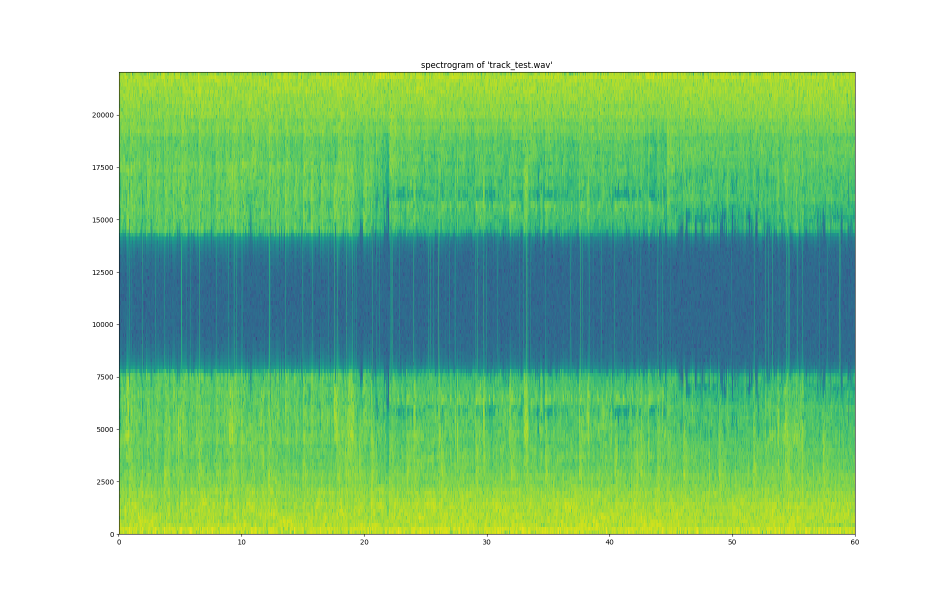
#> input picture spectrogram.png, 1900 x 1200 px, given as the content of the folder tango/, which was not available (shown at 1/2 size)
$ python first_test_scikit.py   (Python 2 division)
#> lines starting #> are read from the running program, lines starting #| are printed output that depends on the picture; pictures that were not available may be replaced by others from this repository, and a replacement may not be noted
import os
import cPickle
from random import shuffle
import matplotlib.pyplot as plt
import matplotlib.image as mpimg
import numpy as np
import time

from sklearn import datasets, svm, metrics
from sklearn.datasets import load_sample_image
from sklearn.linear_model import LinearRegression
from sklearn.neighbors import KNeighborsClassifier
from sklearn.ensemble import RandomForestClassifier
from sklearn.ensemble import ExtraTreesClassifier
from sklearn.tree import DecisionTreeClassifier

def crop_grayscale_flatten_conversion(image_to_convert):
	cropped_image = image_to_convert[228:710, 244:1410]

	conversion_array = get_conversion_grayscale(image_to_convert)
	greyscale_cropped_image = rgb2gray(cropped_image, conversion_array)
	data = greyscale_cropped_image
	data = np.asarray(data)
	data = data.reshape((1, -1))
	return data

def crop_grayscale_flatten_conversion_compressed(image_to_convert):
	cropped_image = image_to_convert[228:710, 244:1410]

	conversion_array = get_conversion_grayscale(image_to_convert)
	greyscale_cropped_image = rgb2gray(cropped_image, conversion_array)
	original_size_for_normalization = greyscale_cropped_image.shape[1]
	greyscale_cropped_image = np.sum(greyscale_cropped_image, axis=1)
	greyscale_cropped_image = greyscale_cropped_image/original_size_for_normalization
	data = greyscale_cropped_image
	data = np.asarray(data)
	data = data.reshape((1, -1))
	return data

def get_conversion_grayscale(new_image):
	a = np.array([new_image[148][1515][:3], new_image[606][1515][:3], new_image[1065][1515][:3]])
	b = np.array([1, 0.5, 0])
	x = np.linalg.solve(a, b)
	return x

def convert_to_greyscale(cropped_image, conversion_array):
	# converted_cropped_image = np.zeros(shape=(1,1166))
	print cropped_image.shape
	converted_cropped_image = np.random.rand(cropped_image.shape[0], cropped_image.shape[1])
	line_counter = 0
	row_counter = 0
	for line in cropped_image:
		row_counter = 0
		for pixel in line:
			new_pixel = pixel[0]*conversion_array[0] + pixel[1]*conversion_array[1] + pixel[2]*conversion_array[2]
			new_pixel = int(new_pixel*255)
			converted_cropped_image[line_counter][row_counter] = new_pixel
			row_counter = row_counter + 1
		line_counter = line_counter + 1

	return converted_cropped_image

def rgb2gray(cropped_image, conversion_array):

    r, g, b = cropped_image[:,:,0], cropped_image[:,:,1], cropped_image[:,:,2]
    gray = conversion_array[0] * r + conversion_array[1] * g + conversion_array[2] * b

    return gray

start_time = time.time()

number_of_samples = 200 #number oof samples for EACH CLASS!
precentage_of_learning = 0.75

data_target = []
data = []
learning_data =[]
target_data =[]
testing_data =[]
testing_target_data =[]
spectrogram_log = []

int_code = 0
folder_name = 'tango'
files = os.listdir(folder_name + '/')
for file in files:
	if file.startswith('.') or '.png' not in file:
		del files[files.index(file)]

amount_done = 0
for image in files[:number_of_samples]:
	new_image = mpimg.imread(folder_name + '/' + image)
#> new_image is the input picture: shape (1200, 1900, 4) float32; mean R, G, B, A 0.614, 0.813, 0.643, 1
	cropped_image = new_image[228:710, 244:1410]
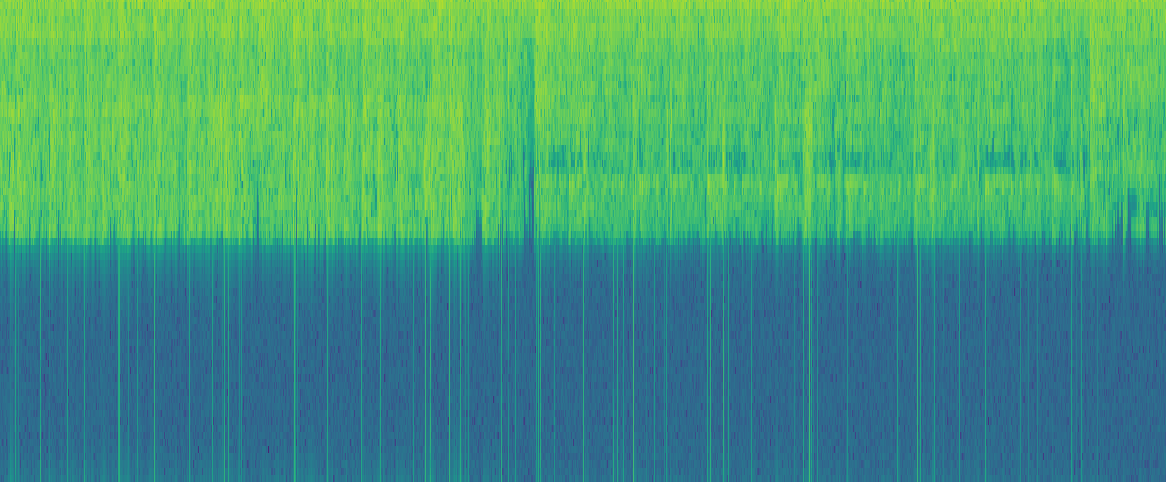
#> cropped_image: shape (482, 1166, 4) float32; mean R, G, B, A 0.268, 0.608, 0.469, 1
	# cropped_image = new_image[610:710, 1310:1410]

	conversion_array = get_conversion_grayscale(new_image)
#> in get_conversion_grayscale, `a = np.array([new_image[148][1515][:3], new_image[606][1515][:3], new_..`: a = [[0.678, 0.863, 0.188], [0.184, 0.416, 0.553], [0.78, 0.878, 0.122]]
#> in get_conversion_grayscale, `x = np.linalg.solve(a, b)`: x = [-14.93, 13.9, -4.57]
#> conversion_array = [-14.93, 13.9, -4.57]
	greyscale_cropped_image = rgb2gray(cropped_image, conversion_array)
#> in rgb2gray, `r, g, b = cropped_image[:,:,0], cropped_image[:,:,1], cropped_image[:,..`:
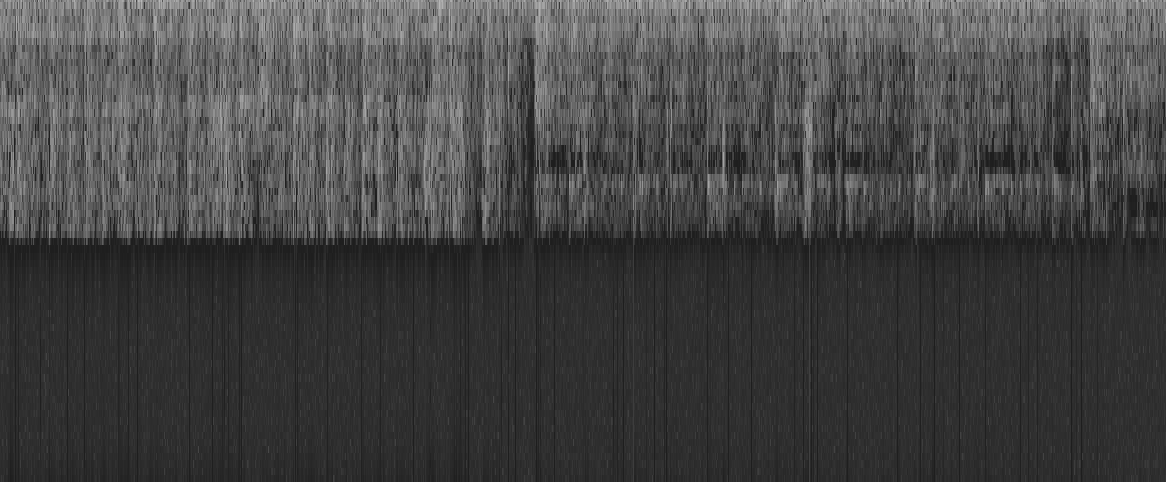
#> r: shape (482, 1166) float32; min 0.118, max 0.718, mean 0.267
#> in rgb2gray, `r, g, b = cropped_image[:,:,0], cropped_image[:,:,1], cropped_image[:,..`:
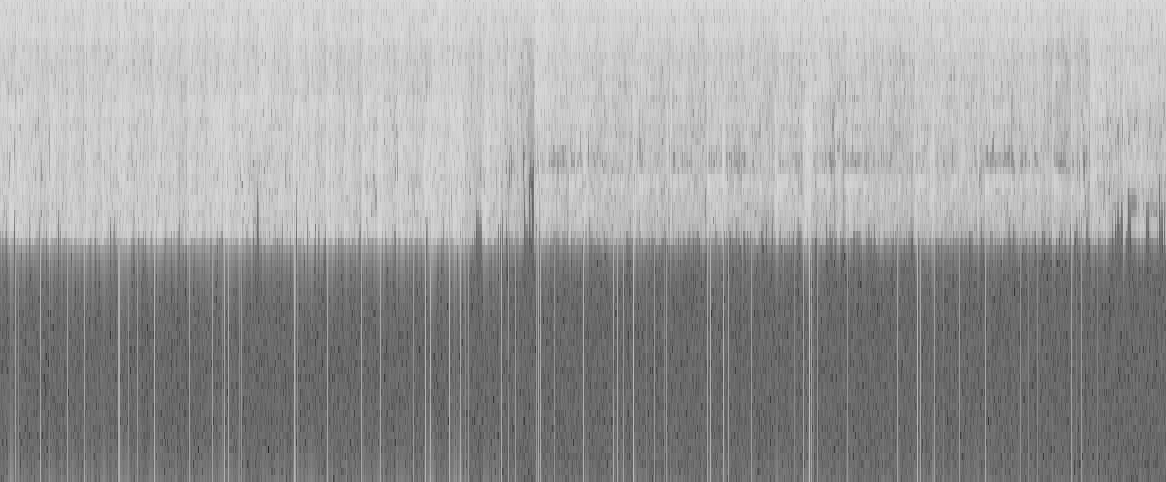
#> g: shape (482, 1166) float32; min 0.137, max 0.867, mean 0.608
#> in rgb2gray, `r, g, b = cropped_image[:,:,0], cropped_image[:,:,1], cropped_image[:,..`:
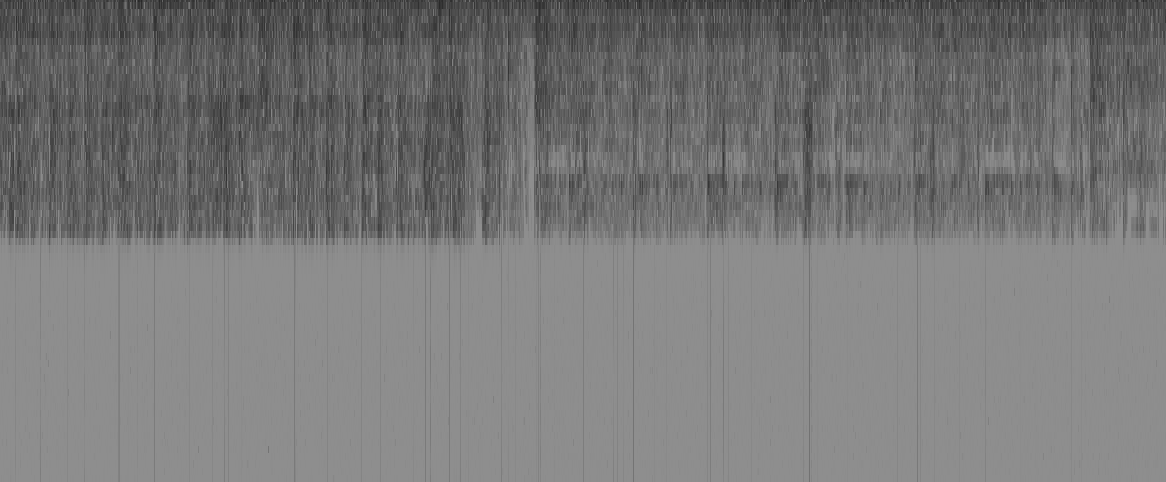
#> b: shape (482, 1166) float32; min 0.161, max 0.557, mean 0.469
#> in rgb2gray, `gray = conversion_array[0] * r + conversion_array[1] * g + conversion_..`:
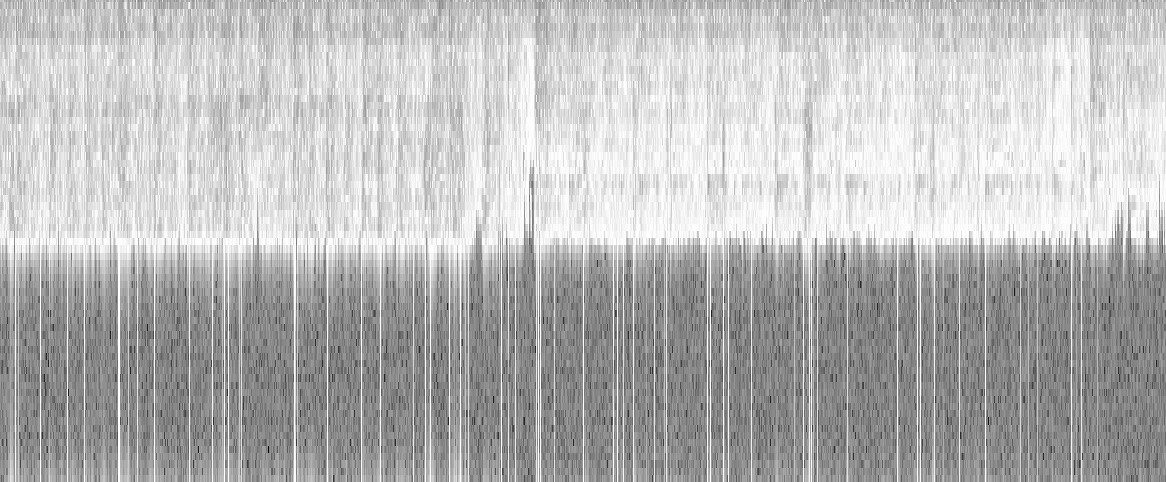
#> gray: shape (482, 1166) float32; min -4.39, max 4.89, mean 2.32; drawn with min black and max white

	# print greyscale_cropped_image
	# print greyscale_cropped_image.shape[1]
	original_size_for_normalization = greyscale_cropped_image.shape[1]
#> original_size_for_normalization = 1166
	greyscale_cropped_image = np.sum(greyscale_cropped_image, axis=1)
#> greyscale_cropped_image = 482 values, max 4828.1 at index 231, min 666.1 at index 367, mean 2703.6
	greyscale_cropped_image = greyscale_cropped_image/original_size_for_normalization
#> greyscale_cropped_image = 482 values, max 4.14 at index 231, min 0.571 at index 367, mean 2.32
	# [9 lines of commented-out code are left out]

	if amount_done < number_of_samples*precentage_of_learning:
		learning_data.append(greyscale_cropped_image)
		target_data.append(int_code)
	else:
		testing_data.append(greyscale_cropped_image)
		testing_target_data.append(int_code)
		spectrogram_log.append(image)

	# data.append(greyscale_cropped_image)
	# data_target.append(int_code)
	amount_done = amount_done + 1
	print str(amount_done) + ' - ' + folder_name

int_code = 1
folder_name = 'black-metal'
files = os.listdir(folder_name + '/')
for file in files:
	if file.startswith('.') or '.png' not in file:
		del files[files.index(file)]

amount_done = 0
for image in files[:number_of_samples]:
	new_image = mpimg.imread(folder_name + '/' + image)
	cropped_image = new_image[228:710, 244:1410]

	conversion_array = get_conversion_grayscale(new_image)
	greyscale_cropped_image = rgb2gray(cropped_image, conversion_array)

	# print greyscale_cropped_image
	# print greyscale_cropped_image.shape[1]
	original_size_for_normalization = greyscale_cropped_image.shape[1]
	greyscale_cropped_image = np.sum(greyscale_cropped_image, axis=1)
#> greyscale_cropped_image = 482 values, max 4828.1 at index 231, min 666.1 at index 367, mean 2703.6
	greyscale_cropped_image = greyscale_cropped_image/original_size_for_normalization
#> greyscale_cropped_image = 482 values, max 4.14 at index 231, min 0.571 at index 367, mean 2.32
	# print greyscale_cropped_image

	if amount_done < number_of_samples*precentage_of_learning:
		learning_data.append(greyscale_cropped_image)
		target_data.append(int_code)
	else:
		testing_data.append(greyscale_cropped_image)
		testing_target_data.append(int_code)
		spectrogram_log.append(image)

	# data.append(greyscale_cropped_image)
	# data_target.append(int_code)
	amount_done = amount_done + 1
	print str(amount_done) + ' - ' + folder_name

int_code = 2
folder_name = 'jazz'
files = os.listdir(folder_name + '/')
for file in files:
	if file.startswith('.') or '.png' not in file:
		del files[files.index(file)]

amount_done = 0
for image in files[:number_of_samples]:
	new_image = mpimg.imread(folder_name + '/' + image)
	cropped_image = new_image[228:710, 244:1410]

	conversion_array = get_conversion_grayscale(new_image)
	greyscale_cropped_image = rgb2gray(cropped_image, conversion_array)

	# print greyscale_cropped_image
	# print greyscale_cropped_image.shape[1]
	original_size_for_normalization = greyscale_cropped_image.shape[1]
	greyscale_cropped_image = np.sum(greyscale_cropped_image, axis=1)
#> greyscale_cropped_image = 482 values, max 4828.1 at index 231, min 666.1 at index 367, mean 2703.6
	greyscale_cropped_image = greyscale_cropped_image/original_size_for_normalization
#> greyscale_cropped_image = 482 values, max 4.14 at index 231, min 0.571 at index 367, mean 2.32
	# print greyscale_cropped_image

	if amount_done < number_of_samples*precentage_of_learning:
		learning_data.append(greyscale_cropped_image)
		target_data.append(int_code)
	else:
		testing_data.append(greyscale_cropped_image)
		testing_target_data.append(int_code)
		spectrogram_log.append(image)

	# data.append(greyscale_cropped_image)
	# data_target.append(int_code)
	amount_done = amount_done + 1
	print str(amount_done) + ' - ' + folder_name

int_code = 3
folder_name = 'rock'
files = os.listdir(folder_name + '/')
for file in files:
	if file.startswith('.') or '.png' not in file:
		del files[files.index(file)]

amount_done = 0
for image in files[:number_of_samples]:
	new_image = mpimg.imread(folder_name + '/' + image)
	cropped_image = new_image[228:710, 244:1410]

	conversion_array = get_conversion_grayscale(new_image)
	greyscale_cropped_image = rgb2gray(cropped_image, conversion_array)

	# print greyscale_cropped_image
	# print greyscale_cropped_image.shape[1]
	original_size_for_normalization = greyscale_cropped_image.shape[1]
	greyscale_cropped_image = np.sum(greyscale_cropped_image, axis=1)
#> greyscale_cropped_image = 482 values, max 4828.1 at index 231, min 666.1 at index 367, mean 2703.6
	greyscale_cropped_image = greyscale_cropped_image/original_size_for_normalization
#> greyscale_cropped_image = 482 values, max 4.14 at index 231, min 0.571 at index 367, mean 2.32
	# print greyscale_cropped_image

	if amount_done < number_of_samples*precentage_of_learning:
		learning_data.append(greyscale_cropped_image)
		target_data.append(int_code)
	else:
		testing_data.append(greyscale_cropped_image)
		testing_target_data.append(int_code)
		spectrogram_log.append(image)

	# data.append(greyscale_cropped_image)
	# data_target.append(int_code)
	amount_done = amount_done + 1
	print str(amount_done) + ' - ' + folder_name

int_code = 4
folder_name = 'techno'
files = os.listdir(folder_name + '/')
for file in files:
	if file.startswith('.') or '.png' not in file:
		del files[files.index(file)]

amount_done = 0
for image in files[:number_of_samples]:
	new_image = mpimg.imread(folder_name + '/' + image)
	cropped_image = new_image[228:710, 244:1410]

	conversion_array = get_conversion_grayscale(new_image)
	greyscale_cropped_image = rgb2gray(cropped_image, conversion_array)

	# print greyscale_cropped_image
	# print greyscale_cropped_image.shape[1]
	original_size_for_normalization = greyscale_cropped_image.shape[1]
	greyscale_cropped_image = np.sum(greyscale_cropped_image, axis=1)
#> greyscale_cropped_image = 482 values, max 4828.1 at index 231, min 666.1 at index 367, mean 2703.6
	greyscale_cropped_image = greyscale_cropped_image/original_size_for_normalization
#> greyscale_cropped_image = 482 values, max 4.14 at index 231, min 0.571 at index 367, mean 2.32
	# print greyscale_cropped_image

	if amount_done < number_of_samples*precentage_of_learning:
		learning_data.append(greyscale_cropped_image)
		target_data.append(int_code)
	else:
		testing_data.append(greyscale_cropped_image)
		testing_target_data.append(int_code)
		spectrogram_log.append(image)

	# data.append(greyscale_cropped_image)
	# data_target.append(int_code)
	amount_done = amount_done + 1
	print str(amount_done) + ' - ' + folder_name

int_code = 5
folder_name = 'dubstep'
files = os.listdir(folder_name + '/')
for file in files:
	if file.startswith('.') or '.png' not in file:
		del files[files.index(file)]

amount_done = 0
for image in files[:number_of_samples]:
	new_image = mpimg.imread(folder_name + '/' + image)
	cropped_image = new_image[228:710, 244:1410]

	conversion_array = get_conversion_grayscale(new_image)
	greyscale_cropped_image = rgb2gray(cropped_image, conversion_array)

	# print greyscale_cropped_image
	# print greyscale_cropped_image.shape[1]
	original_size_for_normalization = greyscale_cropped_image.shape[1]
	greyscale_cropped_image = np.sum(greyscale_cropped_image, axis=1)
#> greyscale_cropped_image = 482 values, max 4828.1 at index 231, min 666.1 at index 367, mean 2703.6
	greyscale_cropped_image = greyscale_cropped_image/original_size_for_normalization
#> greyscale_cropped_image = 482 values, max 4.14 at index 231, min 0.571 at index 367, mean 2.32
	# print greyscale_cropped_image

	if amount_done < number_of_samples*precentage_of_learning:
		learning_data.append(greyscale_cropped_image)
		target_data.append(int_code)
	else:
		testing_data.append(greyscale_cropped_image)
		testing_target_data.append(int_code)
		spectrogram_log.append(image)

	# data.append(greyscale_cropped_image)
	# data_target.append(int_code)
	amount_done = amount_done + 1
	print str(amount_done) + ' - ' + folder_name


n_samples = len(learning_data)
#> n_samples = 6
learning_data = np.asarray(learning_data)
learning_data = learning_data.reshape((n_samples, -1))

n_samples = len(testing_data)
testing_data = np.asarray(testing_data)
#> (the run stopped early here; a loop or call above may not have finished)
